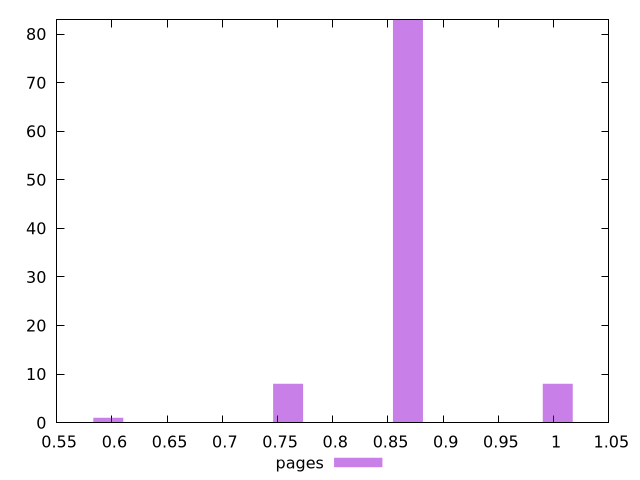

The gnuplot source for this figure:
$_pages <<EOF
0.7595600506458102 8
0.8680686293094974 83
1.0037043526391063 8
0.5967971826502795 1
EOF
set key outside below
set terminal pngcairo
set output "report_00004_2020-11-02T20-21-41.718Z/unused-css-rules/pages//hist.png"
set yrange [0:83]
set boxwidth 0.027127144665921792
set style fill transparent solid 0.5 noborder
plot $_pages title "pages" with boxes ,
